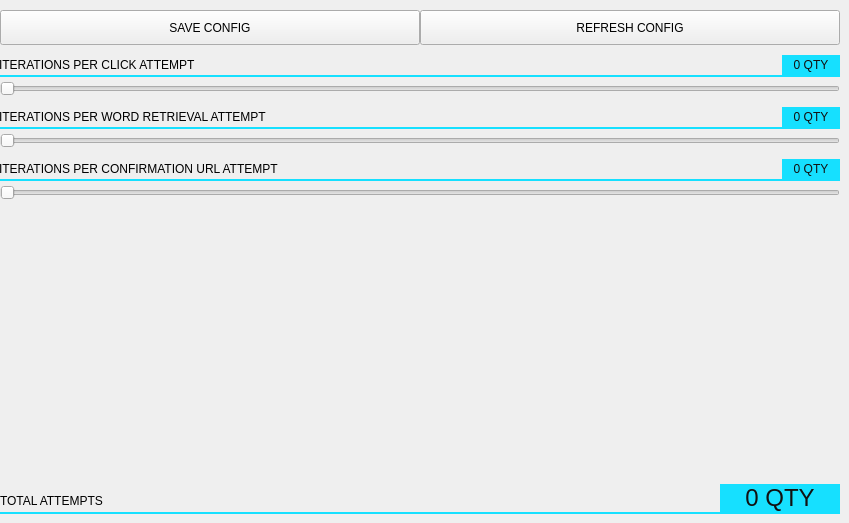
     <widget class="QWidget" name="attempts">
      <attribute name="title">
       <string>ATTEMPTS</string>
      </attribute>
      <widget class="QPushButton" name="attempts_save_config">
       <property name="geometry">
        <rect>
         <x>0</x>
         <y>10</y>
         <width>420</width>
         <height>35</height>
        </rect>
       </property>
       <property name="styleSheet">
        <string notr="true">border-right: 2px solid #0a0a0a;</string>
       </property>
       <property name="text">
        <string>SAVE CONFIG</string>
       </property>
      </widget>
      <widget class="QPushButton" name="attempts_refresh_config">
       <property name="geometry">
        <rect>
         <x>420</x>
         <y>10</y>
         <width>420</width>
         <height>35</height>
        </rect>
       </property>
       <property name="styleSheet">
        <string notr="true"/>
       </property>
       <property name="text">
        <string>REFRESH CONFIG</string>
       </property>
      </widget>
      <widget class="QWidget" name="attempts_sendClick" native="true">
       <property name="geometry">
        <rect>
         <x>0</x>
         <y>55</y>
         <width>840</width>
         <height>42</height>
        </rect>
       </property>
       <widget class="QLabel" name="attempts_sendClick_title">
        <property name="geometry">
         <rect>
          <x>-1</x>
          <y>1</y>
          <width>224</width>
          <height>18</height>
         </rect>
        </property>
        <property name="styleSheet">
         <string notr="true"/>
        </property>
        <property name="text">
         <string>ITERATIONS PER CLICK ATTEMPT</string>
        </property>
       </widget>
       <widget class="QSlider" name="attempts_sendClick_horizontalSlider">
        <property name="geometry">
         <rect>
          <x>0</x>
          <y>26</y>
          <width>840</width>
          <height>16</height>
         </rect>
        </property>
        <property name="styleSheet">
         <string notr="true"/>
        </property>
        <property name="orientation">
         <enum>Qt::Horizontal</enum>
        </property>
       </widget>
       <widget class="QLabel" name="attempts_sendClick_qty">
        <property name="geometry">
         <rect>
          <x>782</x>
          <y>0</y>
          <width>58</width>
          <height>20</height>
         </rect>
        </property>
        <property name="minimumSize">
         <size>
          <width>0</width>
          <height>0</height>
         </size>
        </property>
        <property name="styleSheet">
         <string notr="true">background-color: #16e0ff;
color: #111111;
padding: 1px;</string>
        </property>
        <property name="text">
         <string>0 QTY</string>
        </property>
        <property name="alignment">
         <set>Qt::AlignCenter</set>
        </property>
       </widget>
       <widget class="QLabel" name="attempts_sendClick_devider">
        <property name="geometry">
         <rect>
          <x>0</x>
          <y>20</y>
          <width>840</width>
          <height>2</height>
         </rect>
        </property>
        <property name="styleSheet">
         <string notr="true">background-color: #16e0ff;</string>
        </property>
        <property name="text">
         <string/>
        </property>
       </widget>
      </widget>
      <widget class="QWidget" name="attempts_getWord" native="true">
       <property name="geometry">
        <rect>
         <x>0</x>
         <y>107</y>
         <width>840</width>
         <height>42</height>
        </rect>
       </property>
       <widget class="QLabel" name="attempts_getWord_title">
        <property name="geometry">
         <rect>
          <x>-1</x>
          <y>1</y>
          <width>296</width>
          <height>18</height>
         </rect>
        </property>
        <property name="styleSheet">
         <string notr="true"/>
        </property>
        <property name="text">
         <string>ITERATIONS PER WORD RETRIEVAL ATTEMPT</string>
        </property>
       </widget>
       <widget class="QSlider" name="attempts_getWord_horizontalSlider">
        <property name="geometry">
         <rect>
          <x>0</x>
          <y>26</y>
          <width>840</width>
          <height>16</height>
         </rect>
        </property>
        <property name="styleSheet">
         <string notr="true"/>
        </property>
        <property name="orientation">
         <enum>Qt::Horizontal</enum>
        </property>
       </widget>
       <widget class="QLabel" name="attempts_getWord_devider">
        <property name="geometry">
         <rect>
          <x>0</x>
          <y>20</y>
          <width>840</width>
          <height>2</height>
         </rect>
        </property>
        <property name="styleSheet">
         <string notr="true">background-color: #16e0ff;</string>
        </property>
        <property name="text">
         <string/>
        </property>
       </widget>
       <widget class="QLabel" name="attempts_getWord_qty">
        <property name="geometry">
         <rect>
          <x>782</x>
          <y>0</y>
          <width>58</width>
          <height>20</height>
         </rect>
        </property>
        <property name="minimumSize">
         <size>
          <width>0</width>
          <height>0</height>
         </size>
        </property>
        <property name="styleSheet">
         <string notr="true">background-color: #16e0ff;
color: #111111;
padding: 1px;</string>
        </property>
        <property name="text">
         <string>0 QTY</string>
        </property>
        <property name="alignment">
         <set>Qt::AlignCenter</set>
        </property>
       </widget>
      </widget>
      <widget class="QWidget" name="attempts_getConfirmUrl" native="true">
       <property name="geometry">
        <rect>
         <x>0</x>
         <y>159</y>
         <width>840</width>
         <height>42</height>
        </rect>
       </property>
       <widget class="QLabel" name="attempts_getConfirmUrl_title">
        <property name="geometry">
         <rect>
          <x>-1</x>
          <y>1</y>
          <width>312</width>
          <height>18</height>
         </rect>
        </property>
        <property name="styleSheet">
         <string notr="true"/>
        </property>
        <property name="text">
         <string>ITERATIONS PER CONFIRMATION URL ATTEMPT</string>
        </property>
       </widget>
       <widget class="QSlider" name="attempts_getConfirmUrl_horizontalSlider">
        <property name="geometry">
         <rect>
          <x>0</x>
          <y>26</y>
          <width>840</width>
          <height>16</height>
         </rect>
        </property>
        <property name="styleSheet">
         <string notr="true"/>
        </property>
        <property name="orientation">
         <enum>Qt::Horizontal</enum>
        </property>
       </widget>
       <widget class="QLabel" name="attempts_getConfirmUrl_devider">
        <property name="geometry">
         <rect>
          <x>0</x>
          <y>20</y>
          <width>840</width>
          <height>2</height>
         </rect>
        </property>
        <property name="styleSheet">
         <string notr="true">background-color: #16e0ff;</string>
        </property>
        <property name="text">
         <string/>
        </property>
       </widget>
       <widget class="QLabel" name="attempts_getConfirmUrl_qty">
        <property name="geometry">
         <rect>
          <x>782</x>
          <y>0</y>
          <width>58</width>
          <height>20</height>
         </rect>
        </property>
        <property name="minimumSize">
         <size>
          <width>0</width>
          <height>0</height>
         </size>
        </property>
        <property name="styleSheet">
         <string notr="true">background-color: #16e0ff;
color: #111111;
padding: 1px;</string>
        </property>
        <property name="text">
         <string>0 QTY</string>
        </property>
        <property name="alignment">
         <set>Qt::AlignCenter</set>
        </property>
       </widget>
      </widget>
      <widget class="QWidget" name="attempts_totalAttempts" native="true">
       <property name="geometry">
        <rect>
         <x>0</x>
         <y>484</y>
         <width>840</width>
         <height>30</height>
        </rect>
       </property>
       <widget class="QLabel" name="attempts_totalAttempts_title">
        <property name="geometry">
         <rect>
          <x>0</x>
          <y>8</y>
          <width>208</width>
          <height>18</height>
         </rect>
        </property>
        <property name="styleSheet">
         <string notr="true"/>
        </property>
        <property name="text">
         <string>TOTAL ATTEMPTS</string>
        </property>
       </widget>
       <widget class="QLabel" name="attempts_totalAttempts_devider">
        <property name="geometry">
         <rect>
          <x>0</x>
          <y>28</y>
          <width>840</width>
          <height>2</height>
         </rect>
        </property>
        <property name="styleSheet">
         <string notr="true">background-color: #16e0ff;</string>
        </property>
        <property name="text">
         <string/>
        </property>
       </widget>
       <widget class="QLabel" name="attempts_totalAttempts_qty">
        <property name="geometry">
         <rect>
          <x>720</x>
          <y>0</y>
          <width>120</width>
          <height>28</height>
         </rect>
        </property>
        <property name="styleSheet">
         <string notr="true">font-size: 24px;
background-color: #16e0ff;
color: #111111;
padding: 0 8px;</string>
        </property>
        <property name="text">
         <string>0 QTY</string>
        </property>
        <property name="alignment">
         <set>Qt::AlignCenter</set>
        </property>
       </widget>
      </widget>
     </widget>
